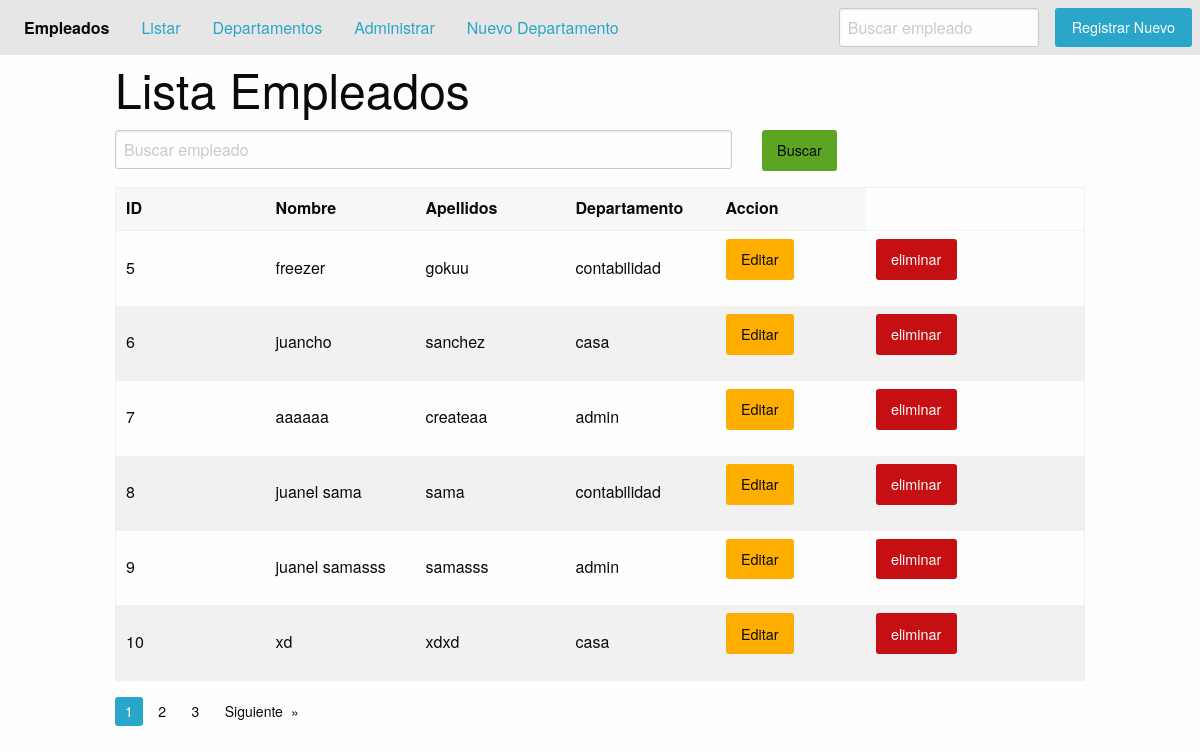
Page /administrar-empleado/ on the committed database.
### aplicaciones/persona/models.py (models this page shows, shortened)
class Empleado(models.Model):
    JOB_CHOICES = (
        ('0','contador'),
        ('1','administrador'),
        ('2','economista')
    )
    first_name = models.CharField('Nombres',max_length=60)
    last_name = models.CharField('Apellidos',max_length=60)
    full_name = models.CharField('Nombre completo',max_length=120,blank=True)
    job = models.CharField('Trabajos',max_length=1,choices=JOB_CHOICES)
    departamento = models.ForeignKey(Departamento,on_delete=models.CASCADE)
    avatar = models.ImageField(upload_to='upload',blank=True,null=True)
    habilidades = models.ManyToManyField(Habilidades)
    class Meta:
        verbose_name = 'Persona'
        verbose_name_plural= 'Personas'

### aplicaciones/departamento/models.py (models this page shows)
class Departamento(models.Model):
    name = models.CharField('Nombre',max_length=50)#el nombre es como aparecera en el administrador de django
    short_name = models.CharField('Nombre Corto', max_length=50,blank=True)
    anulate = models.BooleanField('Anulado',default=False)
    class Meta:
        verbose_name= 'Mi departamento'
        verbose_name_plural = 'Mis departamentos'
        ordering = ['name']
    def __str__(self):
        return self.name

### aplicaciones/persona/views.py (the view)
# urls.py: path('administrar-empleado/', ListAdministrarEmpleado.as_view(),name='administrar_empleado'),
class ListAdministrarEmpleado(ListView):
    template_name = 'administrar.html'
    paginate_by = 6
    context_object_name = 'consulta'
    model = Empleado
    @method_decorator(csrf_exempt)
    def dispatch(self, request, *args, **kwargs):
        return super().dispatch(request, *args, **kwargs)
    def get_queryset(self):
        palabra = self.request.GET.get("kword",'')#obtengo parametro por metodo GET
        print('palabra :', palabra)
        list = Empleado.objects.filter(first_name__icontains=palabra)
        return  list
    def get_context_data(self, **kwargs):
        context = super().get_context_data(**kwargs)
        context['title'] = 'Lista Empleados'
        context['place_holder'] = 'Buscar empleado'
        return context

### aplicaciones/persona/templates/administrar.html
{% extends 'list.html' %}
{% block cabecera %}
      <th width="150">ID</th>
      <th width="150">Nombre</th>
      <th width="150">Apellidos</th>
      <th width="150">Departamento</th>
      <th width="150">Accion</th>
{% endblock %}
{% block cuerpo %}
    {% for e in consulta %}
    <tr>
      <td>{{ e.id }}</td>
      <td>{{ e.first_name}}</td>
      <td>{{ e.last_name}}</td>
      <td>{{ e.departamento}}</td>
        <td><a class="button warning" href="{% url 'persona:update' e.id %}">Editar</a></td>
        <td><a class="button alert" href="{% url 'persona:delete' e.id %}">eliminar</a></td>
    </tr>
    {% endfor %}
{% endblock %}

### rows in the picture
Empleado: id "5", first_name "freezer", last_name "gokuu", departamento "contabilidad"
Empleado: id "6", first_name "juancho", last_name "sanchez", departamento "casa"
Empleado: id "7", first_name "aaaaaa", last_name "createaa", departamento "admin"
Empleado: id "8", first_name "juanel sama", last_name "sama", departamento "contabilidad"
Empleado: id "9", first_name "juanel samasss", last_name "samasss", departamento "admin"
Empleado: id "10", first_name "xd", last_name "xdxd", departamento "casa"

### other values in the picture
{{ title }} "Lista Empleados"
{{ pagina }} "1"
{{ pagina }} "2" "3"
